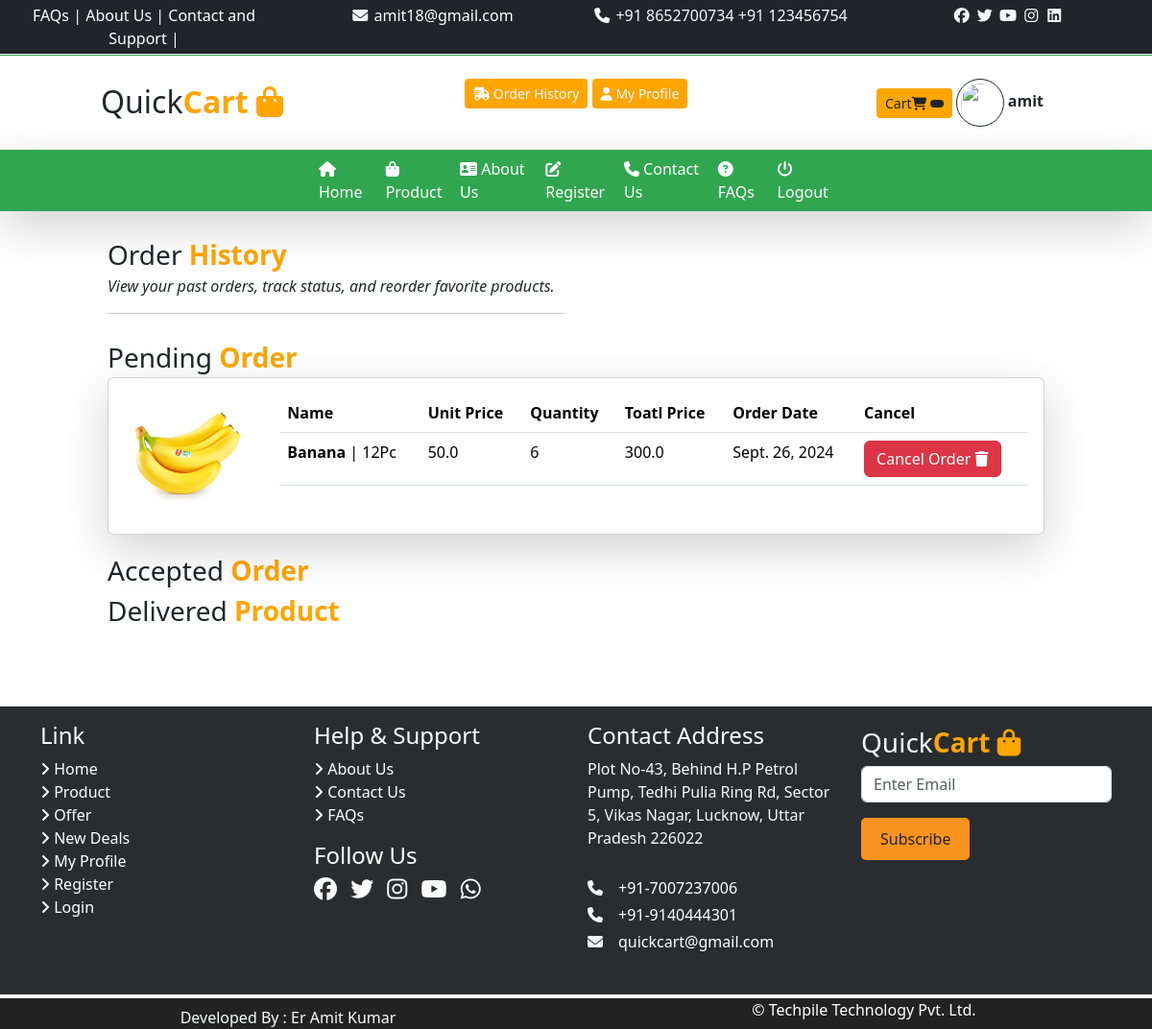
Page /history/ (signed in) on the committed database.
### user/models.py (models this page shows)
class tbl_order(models.Model):
    userid=models.CharField(max_length=50,null=True)
    product_id=models.IntegerField()
    product_name=models.CharField(max_length=100,null=True)
    product_image=models.CharField(max_length=200,null=True)
    product_price=models.FloatField()
    product_quantity=models.IntegerField()
    total_price=models.FloatField()
    pw=models.CharField(max_length=30,null=True)
    status=models.CharField(max_length=15,null=True)
    order_date=models.DateField(null=True)

### user/views.py (the view)
# urls.py: path('history/',views.orderhistory),
def orderhistory(request):
    oid=request.GET.get('oid')
    user=request.session.get('user')
    if user:
        data1=tbl_order.objects.all().filter(userid=user,status="Pending")
        data2=tbl_order.objects.all().filter(userid=user,status="Accepted")
        data3=tbl_order.objects.all().filter(userid=user,status="Delivered")
        if oid is not None:
            tbl_order.objects.all().filter(id=oid).delete()
            return HttpResponse("<script>alert('your order has been cancel');location.href='/history/';</script>")
        mydict={"porder":data1,"aorder":data2,"dorder":data3}
    return  render(request,'orderhistory.html',mydict)

### templates/orderhistory.html (shortened to what this page needs)
{% extends 'base.html' %}
{% load static %}
{% block childpage %}
<div class="row mt-4 mb-2">
    <div class="col-sm-1"></div>
    <div class="col-sm-5 ">
        <p class="fs-3 m-0">Order <b class="txt-color2"> History</b></p>
        <i>View your past orders, track status, and reorder favorite products.
</i>
        <hr/>
    </div>
</div>
<div class="row">
    <div class="col-sm-10 mx-auto">
         <p class="fs-3 m-0">Pending <b class="txt-color2"> Order</b></p>
         {% for i in porder %}
        <div class="row">
            <div class="col-sm-12">
                <div class="card mb-3 shadow-lg" >
  <div class="row g-0">
    <div class="col-md-2">
      <img src="../{{i.product_image}}" class="img-fluid rounded-start" alt="...">
    </div>
    <div class="col-md-10">
      <div class="card-body">
          <table class="table table-hover">
              <tr>
                  <th>Name</th>
                  <th>Unit Price</th>
                  <th>Quantity</th>
                  <th>Toatl Price</th>
                  <th>Order Date</th>
                  <th>Cancel</th>
              </tr>
              <tr>
                  <td><b>{{i.product_name}}</b> | {{i.pw}}</td>
                  <td>{{i.product_price}}</td>
                  <td>{{i.product_quantity}}</td>
                  <td>{{i.total_price}}</td>
                  <td></i>{{i.order_date}}</td>
                  <td><a href="/history?oid={{i.id}}" class="btn btn-danger" >Cancel Order <i class="fa-solid fa-trash"> </i></a></td>
              </tr>
          </table>
      </div>
    </div>
  </div>
</div>
            </div>
        </div>
       {% endfor %}
    </div>
</div>
<div class="row">
    <div class="col-sm-10 mx-auto">
         <p class="fs-3 m-0">Accepted <b class="txt-color2"> Order</b></p>
    </div>
</div>
<div class="row">
    <div class="col-sm-10 mx-auto">
         <p class="fs-3 m-0">Delivered <b class="txt-color2"> Product</b></p>
    </div>
</div>
{% endblock %}

### templates/base.html (style rules this page uses)
:root { --color1:#31a650; --color2:orange; }
.txt-color2 { color:var(--color2) !important; }

### rows in the picture
tbl_order: product_image (picture), product_name "Banana", pw "12Pc", product_price "50.0", product_quantity "6", total_price "300.0", order_date "Sept. 26, 2024"

### other values in the picture
{{ request.session.username }} "amit"
